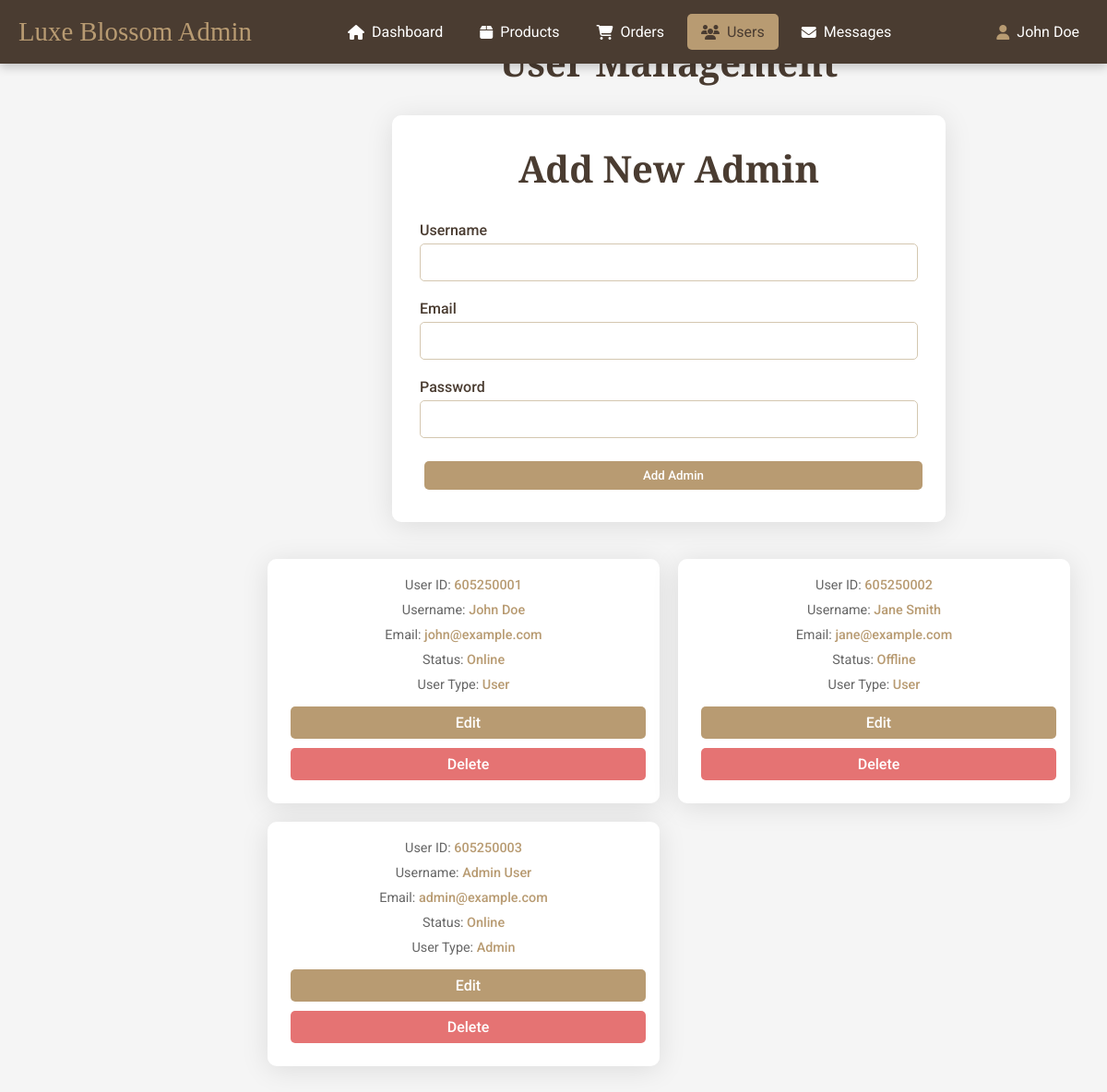
The app's page /admin_user.php (signed in) with its own data.
### tables this page shows
CREATE TABLE `users` (
  `id` bigint(20) NOT NULL,
  `name` varchar(255) NOT NULL,
  `email` varchar(255) NOT NULL,
  `password` varchar(255) NOT NULL,
  `status` enum('Online','Offline') NOT NULL DEFAULT 'Offline',
  `user_type` enum('user','admin') NOT NULL DEFAULT 'user',
  `created_at` datetime DEFAULT current_timestamp(),
  `updated_at` datetime DEFAULT current_timestamp() ON UPDATE current_timestamp()
);

### admin_user.php (the view, shortened to what this page needs)
<?php
include 'admin_header.php';
?>
<!DOCTYPE html>
<html lang="en">
<head>
    <link rel="stylesheet" href="https://cdnjs.cloudflare.com/ajax/libs/font-awesome/6.4.2/css/all.min.css">
</head>
<body>
    <div class="container">
        <main class="main-content">
            <section class="manage-user">
                <h1>User Management</h1>
                <div class="add-admin">
                    <form action="" method="post">
                        <h1>Add New Admin</h1>
                        <div class="input-field">
                            <label>Username</label>
                            <input type="text" name="name" required>
                        </div>
                        <div class="input-field">
                            <label>Email</label>
                            <input type="email" name="email" required>
                        </div>
                        <div class="input-field">
                            <label>Password</label>
                            <input type="password" name="password" required>
                        </div>
                        <button type="submit" name="add_admin" class="btn">Add Admin</button>
                    </form>
                </div>
                <div class="box-container">
                    <?php
                    $stmt = $conn->prepare("SELECT * FROM users");
                    $stmt->execute();
                    $result = $stmt->get_result();
                    if ($result->num_rows > 0) {
                        while ($user = $result->fetch_assoc()) {
                    ?>
                    <div class="box">
                        <p>User ID: <span><?php echo htmlspecialchars($user['id']); ?></span></p>
                        <p>Username: <span><?php echo htmlspecialchars($user['name']); ?></span></p>
                        <p>Email: <span><?php echo htmlspecialchars($user['email']); ?></span></p>
                        <p>Status: <span><?php echo htmlspecialchars($user['status']); ?></span></p>
                        <p>User Type: <span><?php echo htmlspecialchars(ucfirst($user['user_type'])); ?></span></p>
                        <a href="#" class="btn"
                           data-id="<?php echo htmlspecialchars($user['id']); ?>"
                           data-name="<?php echo htmlspecialchars($user['name']); ?>"
                           data-email="<?php echo htmlspecialchars($user['email']); ?>"
                           data-status="<?php echo htmlspecialchars($user['status']); ?>"
                           data-user_type="<?php echo htmlspecialchars($user['user_type']); ?>"
                           onclick="openEditModal(this)">Edit</a>
                        <a href="admin_user.php?delete=<?php echo htmlspecialchars($user['id']); ?>&csrf_token=<?php echo htmlspecialchars($_SESSION['csrf_token']); ?>"
                           class="btn delete"
                           onclick="return confirm('Delete this user?')">Delete</a>
                    </div>
                    <?php
                        }
                    } else {
                        echo '<p>No users found.</p>';
                    }
                    ?>
                </div>
            </section>
        </main>
    </div>
</body>
</html>

### admin_header.php (shortened to what this page needs)
<!DOCTYPE html>
<html lang="en">
<head>
    <link rel="stylesheet" href="https://cdnjs.cloudflare.com/ajax/libs/font-awesome/6.4.2/css/all.min.css">
</head>
<body>
    <header class="header">
        <nav class="navbar">
            <a href="admin.php" class="logo">Luxe Blossom Admin</a>
            <div class="nav-links" id="nav-links">
                <a href="admin.php" <?php echo basename($_SERVER['PHP_SELF']) == 'admin.php' ? 'class="active"' : ''; ?>><i class="fas fa-home"></i> Dashboard</a>
                <a href="admin_product.php" <?php echo basename($_SERVER['PHP_SELF']) == 'admin_product.php' ? 'class="active"' : ''; ?>><i class="fas fa-box"></i> Products</a>
                <a href="admin_orders.php" <?php echo basename($_SERVER['PHP_SELF']) == 'admin_orders.php' ? 'class="active"' : ''; ?>><i class="fas fa-shopping-cart"></i> Orders</a>
                <a href="admin_user.php" <?php echo basename($_SERVER['PHP_SELF']) == 'admin_user.php' ? 'class="active"' : ''; ?>><i class="fas fa-users"></i> Users</a>
                <a href="admin_message.php" <?php echo basename($_SERVER['PHP_SELF']) == 'admin_message.php' ? 'class="active"' : ''; ?>><i class="fas fa-envelope"></i> Messages</a>
            </div>
            <div class="user-menu" id="user-menu">
                <div class="user-toggle">
                    <i class="fas fa-user"></i>
                    <span><?php echo htmlspecialchars($_SESSION['admin_name'] ?? 'Admin'); ?></span>
                </div>
            </div>
        </nav>
    </header>
</body>
</html>

### admin_header.php (style rules this page uses)
* { margin: 0; padding: 0; box-sizing: border-box; font-family: 'Roboto', sans-serif; }
.header { background: #4a3c31; color: #fff; position: fixed; top: 0; left: 0; width: 100%; z-index: 1000; padding: 15px 20px; box-shadow: 0 4px 10px rgba(0, 0, 0, 0.2); }
.navbar { display: flex; align-items: center; justify-content: space-between; max-width: 1200px; margin: 0 auto; }
.navbar .logo { font-family: 'Playfair Display', serif; font-size: 1.8rem; color: #b89b72; text-decoration: none; }
.nav-links { display: flex; align-items: center; }
.nav-links a { display: flex; align-items: center; padding: 10px 15px; color: #fff; text-decoration: none; border-radius: 5px; margin: 0 5px; transition: background 0.3s, color 0.3s; }
.nav-links a i { margin-right: 8px; }
.nav-links a:hover, .nav-links a.active { background: #b89b72; color: #4a3c31; }
.user-menu { position: relative; display: flex; align-items: center; }
.user-menu .user-toggle { display: flex; align-items: center; padding: 10px; color: #fff; cursor: pointer; border-radius: 5px; transition: background 0.3s; }
.user-menu .user-toggle i { margin-right: 8px; color: #b89b72; }
.btn { background: #b89b72; color: #4a3c31; padding: 10px; border: none; border-radius: 5px; cursor: pointer; width: 100%; font-weight: 500; transition: background 0.3s, transform 0.2s; text-align: center; }

### admin_user.php (style rules this page uses)
* { margin: 0; padding: 0; box-sizing: border-box; font-family: 'Roboto', sans-serif; }
body { background: #f5f5f5; color: #4a3c31; }
.container { display: flex; min-height: 100vh; }
.main-content { flex: 1; padding: 40px; margin-left: 250px; }
.manage-user h1 { font-family: 'Playfair Display', serif; font-size: 2.5rem; color: #4a3c31; margin-bottom: 30px; text-align: center; }
.add-admin form { background: rgba(255, 255, 255, 0.95); backdrop-filter: blur(10px); padding: 30px; border-radius: 10px; box-shadow: 0 4px 30px rgba(0, 0, 0, 0.1); max-width: 600px; margin: 0 auto 40px; }
.input-field { margin-bottom: 20px; }
.input-field label { display: block; font-weight: 500; color: #4a3c31; margin-bottom: 5px; }
.input-field input, .input-field select { width: 100%; padding: 12px; border: 1px solid #d4c7b0; border-radius: 5px; background: rgba(255, 255, 255, 0.5); color: #4a3c31; transition: border-color 0.3s; }
.box-container { display: grid; grid-template-columns: repeat(auto-fit, minmax(300px, 1fr)); gap: 20px; }
.box { background: rgba(255, 255, 255, 0.95); backdrop-filter: blur(10px); padding: 20px; border-radius: 10px; box-shadow: 0 4px 30px rgba(0, 0, 0, 0.1); transition: transform 0.3s; text-align: center; }
.box p { font-size: 0.9rem; color: #666; margin-bottom: 10px; }
.box p span { color: #b89b72; font-weight: 500; }
.btn { background: #b89b72; color: white; padding: 8px 15px; border: none; border-radius: 5px; cursor: pointer; font-weight: 500; transition: background 0.3s, transform 0.2s; text-decoration: none; display: inline-block; margin: 5px; }
.btn.delete { background: #e57373; }

### records on screen
users: id "605250001", name "John Doe", email "john@example.com", status "Online", user_type "User"
users: id "605250002", name "Jane Smith", email "jane@example.com", status "Offline", user_type "User"
users: id "605250003", name "Admin User", email "admin@example.com", status "Online", user_type "Admin"

### other values on screen
$_SESSION['admin_name'] "John Doe"
